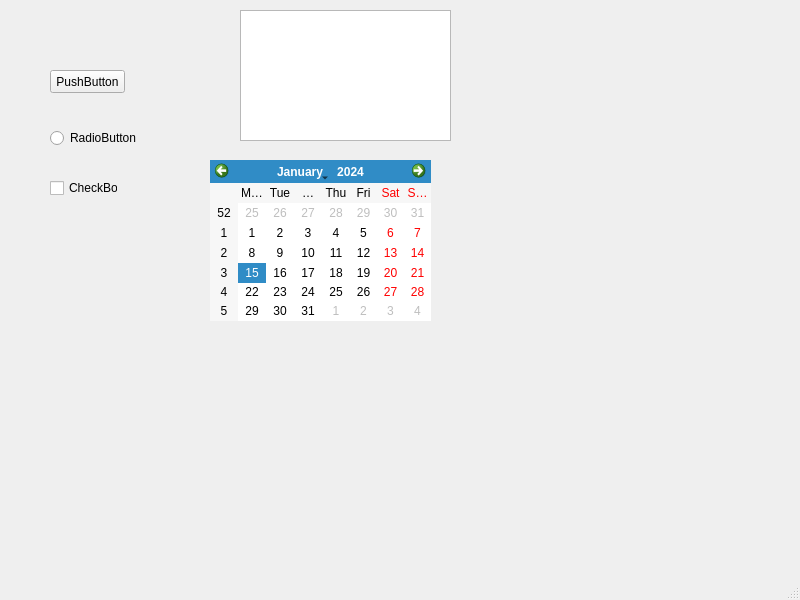
<?xml version="1.0" encoding="UTF-8"?>
<ui version="4.0">
 <class>MainWindow</class>
 <widget class="QMainWindow" name="MainWindow">
  <property name="geometry">
   <rect>
    <x>0</x>
    <y>0</y>
    <width>800</width>
    <height>600</height>
   </rect>
  </property>
  <property name="windowTitle">
   <string>MainWindow</string>
  </property>
  <widget class="QWidget" name="centralwidget">
   <widget class="QPushButton" name="pushButton">
    <property name="geometry">
     <rect>
      <x>50</x>
      <y>70</y>
      <width>75</width>
      <height>23</height>
     </rect>
    </property>
    <property name="text">
     <string>PushButton</string>
    </property>
   </widget>
   <widget class="QRadioButton" name="radioButton">
    <property name="geometry">
     <rect>
      <x>50</x>
      <y>130</y>
      <width>86</width>
      <height>16</height>
     </rect>
    </property>
    <property name="text">
     <string>RadioButton</string>
    </property>
   </widget>
   <widget class="QCheckBox" name="checkBox">
    <property name="geometry">
     <rect>
      <x>50</x>
      <y>180</y>
      <width>68</width>
      <height>16</height>
     </rect>
    </property>
    <property name="text">
     <string>CheckBox</string>
    </property>
   </widget>
   <widget class="QTreeView" name="treeView">
    <property name="geometry">
     <rect>
      <x>240</x>
      <y>10</y>
      <width>211</width>
      <height>131</height>
     </rect>
    </property>
   </widget>
   <widget class="QCalendarWidget" name="calendarWidget">
    <property name="geometry">
     <rect>
      <x>210</x>
      <y>160</y>
      <width>221</width>
      <height>161</height>
     </rect>
    </property>
   </widget>
  </widget>
  <widget class="QMenuBar" name="menubar">
   <property name="geometry">
    <rect>
     <x>0</x>
     <y>0</y>
     <width>800</width>
     <height>22</height>
    </rect>
   </property>
  </widget>
  <widget class="QStatusBar" name="statusbar"/>
 </widget>
 <resources/>
 <connections/>
</ui>
